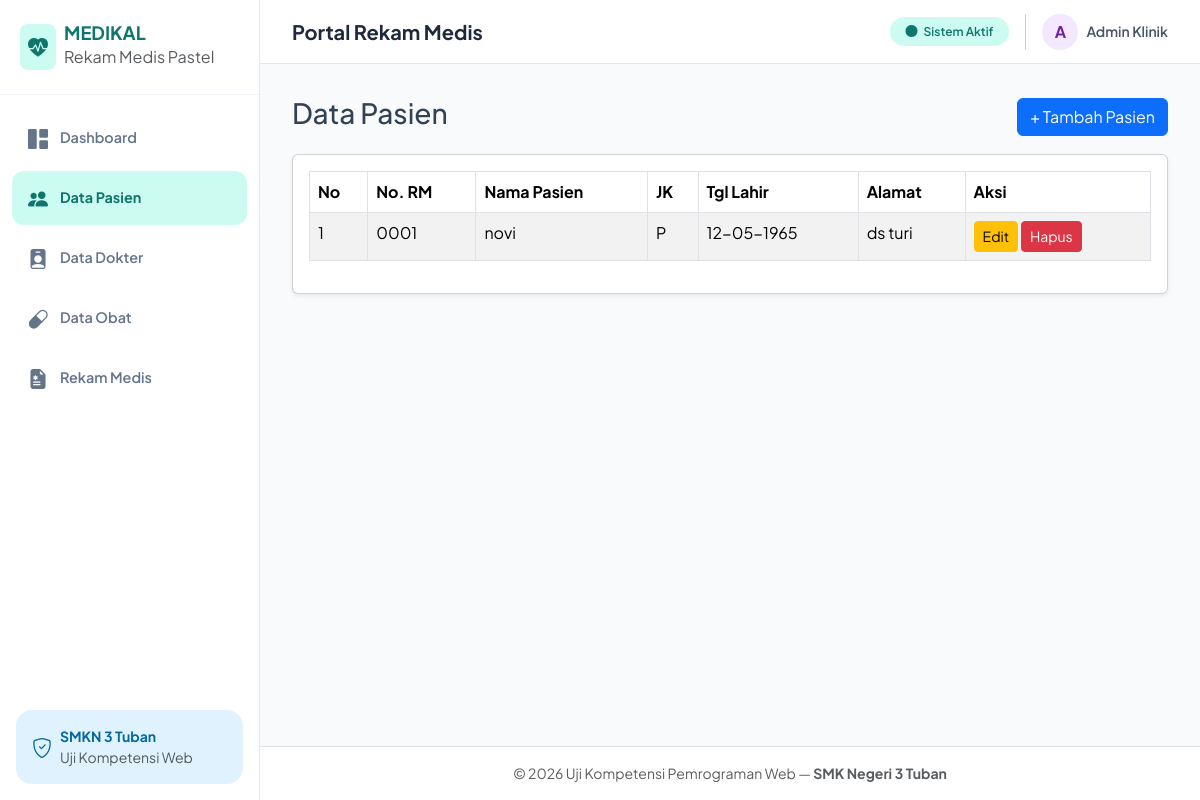
The app's page /pasien.php with its own data.
### tables this page shows
CREATE TABLE `pasien` (
  `id_pasien` int(11) NOT NULL,
  `no_rm` varchar(20) NOT NULL,
  `nama_pasien` varchar(100) NOT NULL,
  `jenis_kelamin` enum('L','P') NOT NULL,
  `tanggal_lahir` date NOT NULL,
  `alamat` text NOT NULL
);

### pasien.php (the view)
<?php
include 'koneksi.php';
include 'header.php';
?>
<div class="d-flex justify-content-between align-items-center mb-3">
    <h3>Data Pasien</h3>
    <a href="pasien_tambah.php" class="btn btn-primary">+ Tambah Pasien</a>
</div>
<div class="card shadow-sm">
    <div class="card-body">
        <table class="table table-bordered table-striped">
            <thead>
                <tr>
                    <th>No</th>
                    <th>No. RM</th>
                    <th>Nama Pasien</th>
                    <th>JK</th>
                    <th>Tgl Lahir</th>
                    <th>Alamat</th>
                    <th>Aksi</th>
                </tr>
            </thead>
            <tbody>
                <?php
                $no = 1;
                $query = mysqli_query($koneksi, "SELECT * FROM pasien ORDER BY id_pasien DESC");
                while ($data = mysqli_fetch_assoc($query)) :
                ?>
                <tr>
                    <td><?= $no++; ?></td>
                    <td><?= $data['no_rm']; ?></td>
                    <td><?= $data['nama_pasien']; ?></td>
                    <td><?= $data['jenis_kelamin']; ?></td>
                    <td><?= date('d-m-Y', strtotime($data['tanggal_lahir'])); ?></td>
                    <td><?= $data['alamat']; ?></td>
                    <td>
                        <a href="pasien_edit.php?id=<?= $data['id_pasien']; ?>" class="btn btn-sm btn-warning">Edit</a>
                        <a href="pasien_hapus.php?id=<?= $data['id_pasien']; ?>" class="btn btn-sm btn-danger" onclick="return confirm('Hapus data ini?')">Hapus</a>
                    </td>
                </tr>
                <?php endwhile; ?>
            </tbody>
        </table>
    </div>
</div>
<?php include 'footer.php'; ?>

### header.php (style rules this page uses)
:root { --sidebar-width: 260px; --bg-main: #f8fafc; --sidebar-bg: #ffffff; --pastel-mint: #ccfbf1; --pastel-mint-dark: #0f766e; --pastel-blue: #e0f2fe; --pastel-blue-dark: #0369a1; --pastel-purple: #f3e8ff; --pastel-purple-dark: #6b21a8; --pastel-peach: #ffe4e6; --pastel-peach-dark: #9f1239; --pastel-amber: #fef3c7; --pastel-amber-dark: #92400e; --text-slate: #334155; }
body { font-family: 'Plus Jakarta Sans', sans-serif; background-color: var(--bg-main); color: var(--text-slate); }

### records on screen
pasien: no_rm "0001", nama_pasien "novi", jenis_kelamin "P", tanggal_lahir "12-05-1965", alamat "ds turi"
